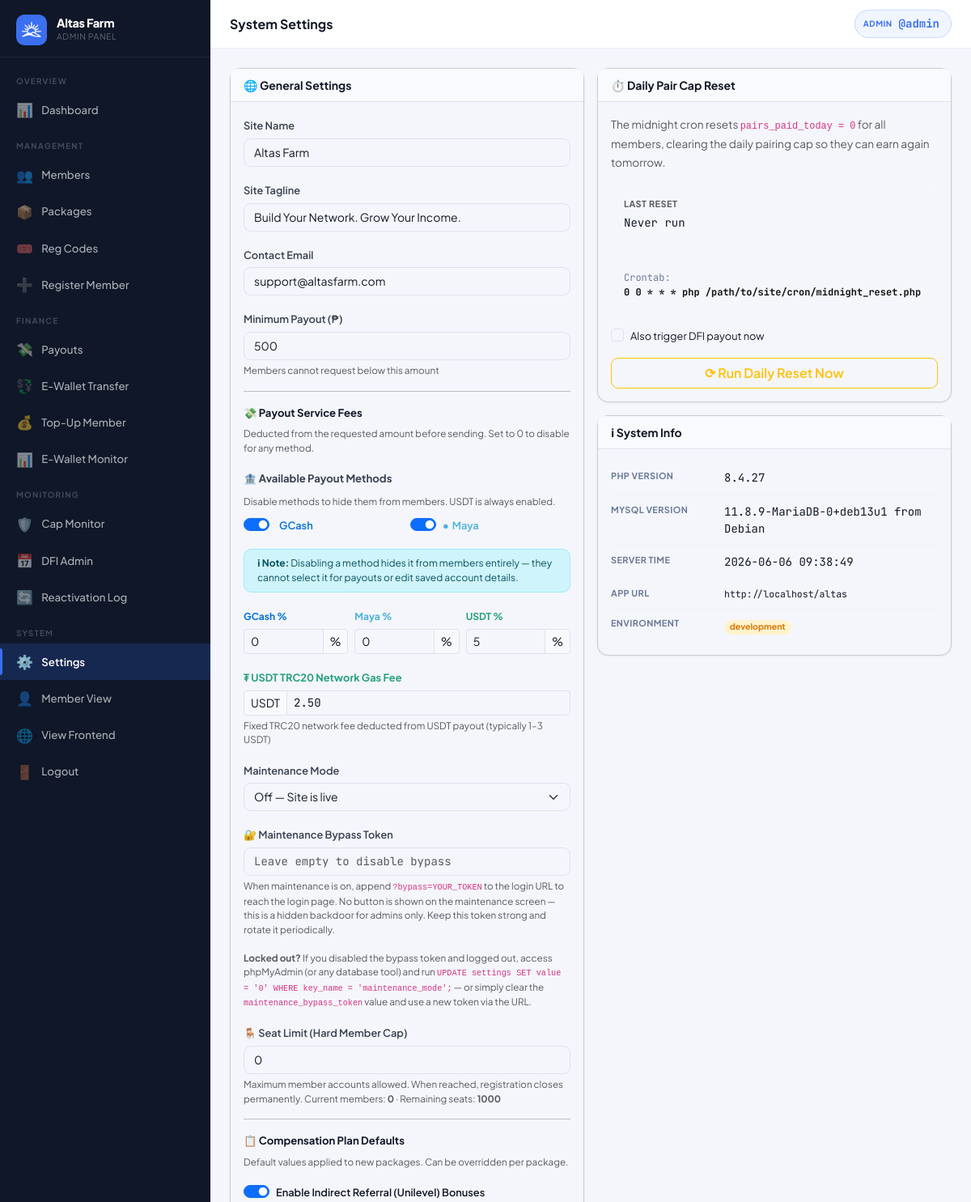
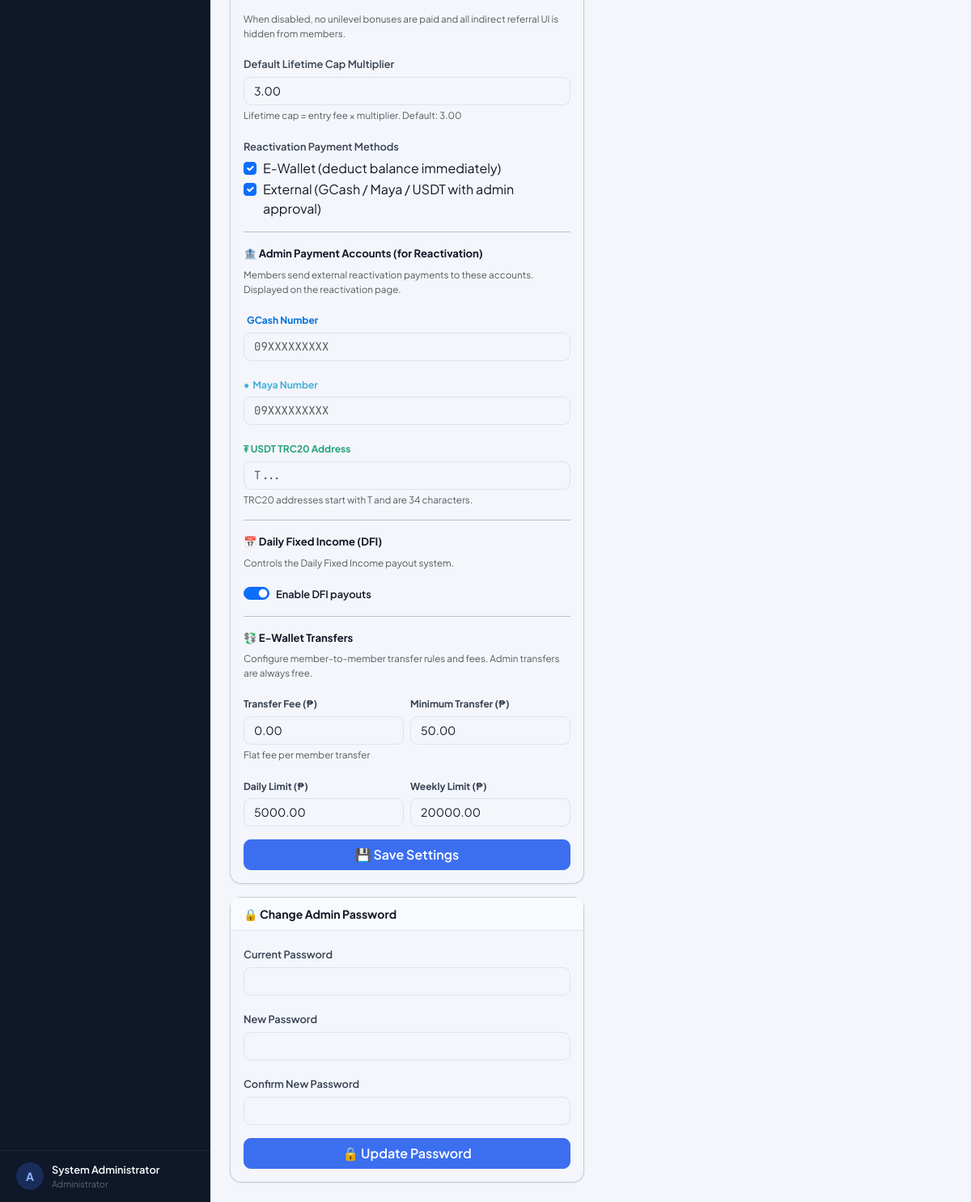
Screenshot of /?page=admin_settings (signed in) with the database file from the repository (2 pictures, top to bottom).
### tables this page shows
CREATE TABLE settings (
  key_name   VARCHAR(80) NOT NULL PRIMARY KEY,
  value      TEXT        NOT NULL,
  updated_at TIMESTAMP DEFAULT CURRENT_TIMESTAMP ON UPDATE CURRENT_TIMESTAMP
);

CREATE TABLE users (
  id                INT UNSIGNED AUTO_INCREMENT PRIMARY KEY,
  username          VARCHAR(40)  NOT NULL UNIQUE,
  password_hash     VARCHAR(255) NOT NULL,
  role              ENUM('member','admin') NOT NULL DEFAULT 'member',
  package_id        INT UNSIGNED NULL,
  reg_code_id           INT UNSIGNED NULL,
  reg_payment_method    ENUM('code','ewallet','pending') NOT NULL DEFAULT 'code',
  reg_paid_by           INT UNSIGNED NULL,

   
  sponsor_id        INT UNSIGNED NULL,
  binary_parent_id  INT UNSIGNED NULL,
  binary_position   ENUM('left','right') NULL,

   
  left_count        INT UNSIGNED NOT NULL DEFAULT 0,
  right_count       INT UNSIGNED NOT NULL DEFAULT 0,
  pairs_paid        INT UNSIGNED NOT NULL DEFAULT 0,
  pairs_flushed     INT UNSIGNED NOT NULL DEFAULT 0,
  pairs_paid_today  INT UNSIGNED NOT NULL DEFAULT 0,   

   
  lifetime_earned       DECIMAL(14,2) NOT NULL DEFAULT 0.00,
  cap_status            ENUM('active','capped','perminact') NOT NULL DEFAULT 'active',
  capping_bypass        TINYINT(1)   NOT NULL DEFAULT 0,
  daily_cap_bypass      TINYINT(1)   NOT NULL DEFAULT 0,
  capped_at             TIMESTAMP NULL,
  last_reactivation_at  TIMESTAMP NULL,
  dfi_days_used         INT UNSIGNED NOT NULL DEFAULT 0,
  dfi_active            TINYINT(1)   NOT NULL DEFAULT 1,
  cd_active             TINYINT(1)   NOT NULL DEFAULT 0,
  ewallet_sent_today      DECIMAL(12,2) NOT NULL DEFAULT 0.00,
  ewallet_sent_this_week  DECIMAL(12,2) NOT NULL DEFAULT 0.00,

   
  full_name         VARCHAR(120) NULL,
  email             VARCHAR(120) NULL,
  mobile            VARCHAR(20)  NULL,
  gcash_number      VARCHAR(20)  NULL,
  maya_number       VARCHAR(20)  NULL,
  usdt_address      VARCHAR(100) NULL,
  address           TEXT         NULL,
  photo             VARCHAR(200) NULL,

  ewallet_balance       DECIMAL(14,2) NOT NULL DEFAULT 0.00,
  withdrawable_balance  DECIMAL(14,2) NOT NULL DEFAULT 0.00,
  status                ENUM('active','suspended','pending') NOT NULL DEFAULT 'active',
  joined_at         TIMESTAMP DEFAULT CURRENT_TIMESTAMP,
  last_login        TIMESTAMP NULL,

  FOREIGN KEY (sponsor_id)       REFERENCES users(id) ON DELETE SET NULL,
  FOREIGN KEY (binary_parent_id) REFERENCES users(id) ON DELETE SET NULL,
  FOREIGN KEY (package_id)       REFERENCES packages(id) ON DELETE SET NULL
);

### views/admin/settings.php (the view, shortened to what the rows shown need)
<?php require 'views/partials/head.php'; ?>
<?php require 'views/partials/sidebar_admin.php'; ?>
<div class="main-content">
  <?php require 'views/partials/topbar.php'; ?>
  <div class="page-content">
    <div class="row g-3">
      <div class="col-12 col-lg-6 d-flex flex-column gap-3">
        <div class="card">
          <div class="card-body">
            <form method="POST" action="<?= APP_URL ?>/?page=admin_save_settings">
              <div class="mb-3"><label class="form-label">Site Tagline</label><input type="text" name="site_tagline" class="form-control" value="<?= e(setting('site_tagline')) ?>"></div>
              <div class="mb-3"><label class="form-label">Contact Email</label><input type="email" name="contact_email" class="form-control" value="<?= e(setting('contact_email')) ?>"></div>
              <div class="mb-3">
                <label class="form-label">Minimum Payout (₱)</label>
                <input type="number" name="min_payout" class="form-control" min="0" step="0.01" value="<?= e(setting('min_payout', '500')) ?>">
                <div class="form-text">Members cannot request below this amount</div>
              </div>
                      <input class="form-check-input" type="checkbox" name="gcash_enabled" id="gcashEnabled" value="1" <?= setting('gcash_enabled', '1') === '1' ? 'checked' : '' ?>>
                      <input class="form-check-input" type="checkbox" name="maya_enabled" id="mayaEnabled" value="1" <?= setting('maya_enabled', '1') === '1' ? 'checked' : '' ?>>
              <div class="row g-2 mb-3">
                <div class="col-4">
                  <div class="input-group input-group-sm">
                    <input type="number" name="service_fee_gcash" class="form-control" min="0" max="100" step="0.01" value="<?= e(setting('service_fee_gcash', '0')) ?>">
                    <span class="input-group-text">%</span>
                  </div>
                </div>
                <div class="col-4">
                  <div class="input-group input-group-sm">
                    <input type="number" name="service_fee_maya" class="form-control" min="0" max="100" step="0.01" value="<?= e(setting('service_fee_maya', '0')) ?>">
                    <span class="input-group-text">%</span>
                  </div>
                </div>
                <div class="col-4">
                  <div class="input-group input-group-sm">
                    <input type="number" name="service_fee_usdt" class="form-control" min="0" max="100" step="0.01" value="<?= e(setting('service_fee_usdt', '5')) ?>">
                    <span class="input-group-text">%</span>
                  </div>
                </div>
              </div>
              <div class="mb-3">
                <div class="input-group input-group-sm">
                  <span class="input-group-text">USDT</span>
                  <input type="number" name="usdt_gas_fee" class="form-control font-mono" min="0" step="0.0001" value="<?= e(setting('usdt_gas_fee', '2.50')) ?>">
                </div>
              </div>
              <div class="mb-3">
                <label class="form-label">🪑 Seat Limit (Hard Member Cap)</label>
                <input type="number" name="seat_limit" class="form-control" min="1" step="1" value="<?= e(setting('seat_limit', '1000')) ?>">
                <div class="form-text">
                  Maximum member accounts allowed. When reached, registration closes permanently.
                  Current members: <strong><?= User::counts()['total'] ?? 0 ?></strong> ·
                  Remaining seats: <strong><?= seatsRemaining() ?></strong>
                </div>
              </div>
                <input class="form-check-input" type="checkbox" name="indirect_referral_enabled" id="indirectRefEnabled" value="1" <?= setting('indirect_referral_enabled', '1') === '1' ? 'checked' : '' ?>>
              <div class="mb-3">
                <label class="form-label">Default Lifetime Cap Multiplier</label>
                <input type="number" name="default_cap_multiplier" class="form-control" min="0" step="0.01" value="<?= e(setting('default_cap_multiplier', '3.00')) ?>">
                <div class="form-text">Lifetime cap = entry fee × multiplier. Default: 3.00</div>
              </div>
                  <input class="form-check-input" type="checkbox" name="reactivation_ewallet_enabled" id="reEwEnabled" value="1" <?= setting('reactivation_ewallet_enabled', '1') === '1' ? 'checked' : '' ?>>
                  <input class="form-check-input" type="checkbox" name="reactivation_external_enabled" id="reExtEnabled" value="1" <?= setting('reactivation_external_enabled', '1') === '1' ? 'checked' : '' ?>>
                <input type="tel" name="gcash_number" class="form-control font-mono" placeholder="09XXXXXXXXX" value="<?= e(setting('gcash_number', '')) ?>">
                <input type="tel" name="maya_number" class="form-control font-mono" placeholder="09XXXXXXXXX" value="<?= e(setting('maya_number', '')) ?>">
                <input type="text" name="usdt_address" class="form-control font-mono" placeholder="T..." value="<?= e(setting('usdt_address', '')) ?>">
                <input class="form-check-input" type="checkbox" name="dfi_enabled" id="dfiEnabled" value="1" <?= setting('dfi_enabled', '1') === '1' ? 'checked' : '' ?>>
              <div class="row g-2 mb-3">
                <div class="col-6">
                  <label class="form-label" style="font-weight:700;font-size:.75rem;">Transfer Fee (₱)</label>
                  <input type="number" name="ewallet_transfer_fee" class="form-control" min="0" step="0.01" value="<?= e(setting('ewallet_transfer_fee', '0.00')) ?>">
                  <div class="form-text">Flat fee per member transfer</div>
                </div>
                <div class="col-6">
                  <label class="form-label" style="font-weight:700;font-size:.75rem;">Minimum Transfer (₱)</label>
                  <input type="number" name="ewallet_min_transfer" class="form-control" min="0" step="0.01" value="<?= e(setting('ewallet_min_transfer', '50.00')) ?>">
                </div>
              </div>
              <div class="row g-2 mb-3">
                <div class="col-6">
                  <label class="form-label" style="font-weight:700;font-size:.75rem;">Daily Limit (₱)</label>
                  <input type="number" name="ewallet_transfer_daily_limit" class="form-control" min="0" step="0.01" value="<?= e(setting('ewallet_transfer_daily_limit', '5000.00')) ?>">
                </div>
                <div class="col-6">
                  <label class="form-label" style="font-weight:700;font-size:.75rem;">Weekly Limit (₱)</label>
                  <input type="number" name="ewallet_transfer_weekly_limit" class="form-control" min="0" step="0.01" value="<?= e(setting('ewallet_transfer_weekly_limit', '20000.00')) ?>">
                </div>
              </div>
            </form>
          </div>
        </div>
      </div>
    </div>
  </div>
</div>
<?php require 'views/partials/footer.php'; ?>

### views/partials/sidebar_admin.php (shortened to what the rows shown need)
<?php
$cp = current_page();
$user = Auth::user();
$initial = strtoupper(substr($user['username'] ?? 'A', 0, 1));
$pendingPayouts = (int)db()->query("SELECT COUNT(*) FROM payout_requests WHERE status='pending'")->fetchColumn();
$pendingMembers = (int)db()->query("SELECT COUNT(*) FROM users WHERE role='member' AND status='pending'")->fetchColumn();
function renderAdminNav($cp, $user, $initial, $pendingPayouts, $pendingMembers)
{ ?>
  <div class="sidebar-brand">
    <div>
      <div class="brand-name"><?= e(setting('site_name', APP_NAME)) ?></div>
      <div class="brand-sub">Admin Panel</div>
    </div>
  </div>
  <div class="sidebar-footer">
    <div class="sidebar-user">
      <div class="user-avatar" style="background:rgba(59,111,240,.25);color:#8fb4ff;">
        <?= $initial ?>
      </div>
      <div class="user-info">
        <div class="user-name"><?= e($user['full_name'] ?: $user['username']) ?></div>
        <div class="user-role">Administrator</div>
      </div>
    </div>
  </div>
<?php } ?>
<div class="sidebar d-none d-lg-flex flex-column">
  <?php renderAdminNav($cp, $user, $initial, $pendingPayouts, $pendingMembers); ?>
</div>

### views/partials/topbar.php (shortened to what the rows shown need)
<?php
if (isset($_GET['page']) && $_GET['page'] === 'admin_user_view' && !empty($_GET['id']) && Auth::isAdmin()) {
  $user = getUserById((int)$_GET['id']);
  if (!$user) {
    flash('error', 'User not found.');
    redirect('/?page=admin_users');
  }
} else {
  $user = Auth::user();
}
?>
<div class="topbar-wrapper no-print">
  <div class="d-flex align-items-center gap-2">
    <a href="<?= APP_URL ?>/?page=<?= Auth::isAdmin() ? 'admin' : 'profile' ?>"
      class="topbar-balance" title="<?= e($user['username'] ?? '') ?>" style="text-decoration:none;">
      <span class="bal-label"><?= Auth::isAdmin() ? 'Admin' : 'User' ?></span>
      <span class="bal-amount">@<?= e($user['username'] ?? '') ?></span>
    </a>
  </div>
</div>

### rows the page displays
settings: value "Altas Farm"
users: username "A", full_name "System Administrator", username "admin"
settings: site_tagline "Build Your Network. Grow Your Income."
settings: contact_email "support@altasfarm.com"
settings: min_payout "500"
settings: service_fee_gcash "0"
settings: service_fee_maya "0"
settings: service_fee_usdt "5"
settings: usdt_gas_fee "2.50"
settings: seat_limit "0"
settings: default_cap_multiplier "3.00"
settings: ewallet_transfer_fee "0.00"
settings: ewallet_min_transfer "50.00"
settings: ewallet_transfer_daily_limit "5000.00"
settings: ewallet_transfer_weekly_limit "20000.00"

### other values shown
$pageTitle "System Settings"
setting('maintenance_bypass_token') ?: 'YOUR_TOKEN' "YOUR_TOKEN"
User::counts()['total'] "0"
seatsRemaining() "1000"
PHP_VERSION "8.4.27"
db()->query('SELECT VERSION()')->fetchColumn() "11.8.9-MariaDB-0+deb13u1 from Debian"
APP_URL "http://localhost/altas"
APP_ENV "development"
